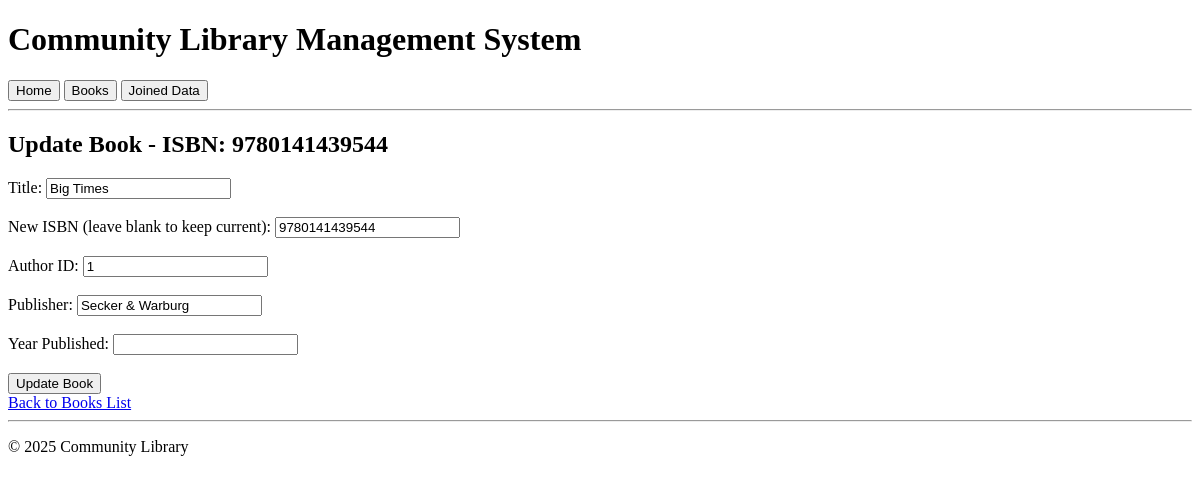
Before: /update_book/9780141439544 with the older database file.
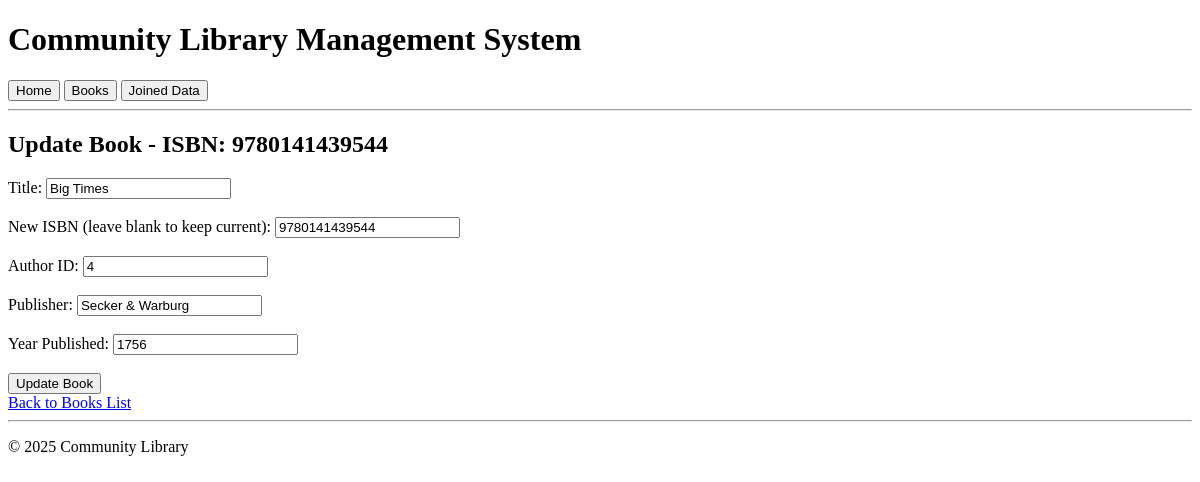
After: the same page with the newer database file.
### tables this page shows
CREATE TABLE Books (
    ISBN VARCHAR(20) PRIMARY KEY,
    Title VARCHAR(100),
    AuthorID INT,
    Publisher VARCHAR(100),
    YearPublished INT,
    FOREIGN KEY (AuthorID) REFERENCES Authors(AuthorID)
);

### main.py (the view)
@app.get("/update_book/{isbn}", response_class=HTMLResponse)
async def get_update_book(isbn: str, request: Request):
    conn = get_db_connection()
    book = conn.execute("SELECT * FROM Books WHERE ISBN = ?", (isbn,)).fetchone()
    conn.close()
    if not book:
        raise HTTPException(status_code=404, detail="Book not found")
    book_data = dict(book)
    return templates.TemplateResponse("update_book.html", {"request": request, "book": book_data})

### templates/update_book.html (shortened to what this page needs)
{% extends "base.html" %}
{% block content %}
<h2>Update Book - ISBN: {{ book.ISBN }}</h2>
<form action="/update_book/{{ book.ISBN }}" method="post">
    <label for="title">Title:</label>
    <input type="text" id="title" name="title" value="{{ book.Title }}" required><br><br>
    <label for="new_isbn">New ISBN (leave blank to keep current):</label>
    <input type="text" id="new_isbn" name="new_isbn" value="{{ book.ISBN }}"><br><br>
    <label for="author_id">Author ID:</label>
    <input type="number" id="author_id" name="author_id" value="{{ book.AuthorID }}" required><br><br>
    <label for="publisher">Publisher:</label>
    <input type="text" id="publisher" name="publisher" value="{{ book.Publisher }}" required><br><br>
    <label for="year_published">Year Published:</label>
    <input type="number" id="year_published" name="year_published" value="{{ book.YearPublished }}" required><br><br>
    <input type="submit" value="Update Book">
</form>
<a href="/books">Back to Books List</a>
{% endblock %}

Changed rows visible on the page:
changed Books "Big Times": author_id "1" → "4"; year_published (not shown) → "1756"
